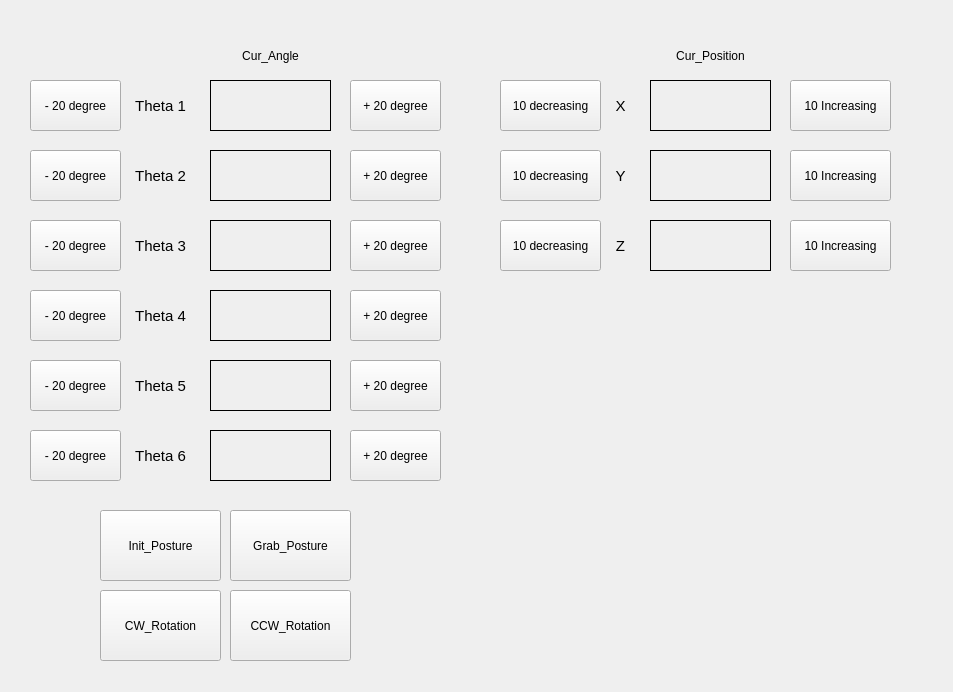
<?xml version="1.0" encoding="UTF-8"?>
<ui version="4.0">
 <class>MainWindowDesign</class>
 <widget class="QMainWindow" name="MainWindowDesign">
  <property name="geometry">
   <rect>
    <x>0</x>
    <y>0</y>
    <width>953</width>
    <height>692</height>
   </rect>
  </property>
  <property name="windowTitle">
   <string>QRosApp</string>
  </property>
  <property name="windowIcon">
   <iconset>
    <normaloff>:/images/icon.png</normaloff>:/images/icon.png</iconset>
  </property>
  <property name="locale">
   <locale language="English" country="Australia"/>
  </property>
  <widget class="QWidget" name="centralwidget">
   <widget class="QLabel" name="label">
    <property name="geometry">
     <rect>
      <x>120</x>
      <y>90</y>
      <width>81</width>
      <height>31</height>
     </rect>
    </property>
    <property name="font">
     <font>
      <pointsize>11</pointsize>
     </font>
    </property>
    <property name="cursor">
     <cursorShape>ArrowCursor</cursorShape>
    </property>
    <property name="text">
     <string>Theta 1</string>
    </property>
    <property name="alignment">
     <set>Qt::AlignCenter</set>
    </property>
   </widget>
   <widget class="QLabel" name="Cur_Theta1">
    <property name="geometry">
     <rect>
      <x>210</x>
      <y>80</y>
      <width>121</width>
      <height>51</height>
     </rect>
    </property>
    <property name="frameShape">
     <enum>QFrame::Box</enum>
    </property>
    <property name="text">
     <string/>
    </property>
   </widget>
   <widget class="QLabel" name="Cur_Theta2">
    <property name="geometry">
     <rect>
      <x>210</x>
      <y>150</y>
      <width>121</width>
      <height>51</height>
     </rect>
    </property>
    <property name="frameShape">
     <enum>QFrame::Box</enum>
    </property>
    <property name="text">
     <string/>
    </property>
   </widget>
   <widget class="QLabel" name="Cur_Theta3">
    <property name="geometry">
     <rect>
      <x>210</x>
      <y>220</y>
      <width>121</width>
      <height>51</height>
     </rect>
    </property>
    <property name="frameShape">
     <enum>QFrame::Box</enum>
    </property>
    <property name="text">
     <string/>
    </property>
   </widget>
   <widget class="QLabel" name="label_21">
    <property name="geometry">
     <rect>
      <x>220</x>
      <y>40</y>
      <width>101</width>
      <height>31</height>
     </rect>
    </property>
    <property name="toolTip">
     <string>&lt;html&gt;&lt;head/&gt;&lt;body&gt;&lt;p&gt;&lt;br/&gt;&lt;/p&gt;&lt;/body&gt;&lt;/html&gt;</string>
    </property>
    <property name="text">
     <string>Cur_Angle</string>
    </property>
    <property name="alignment">
     <set>Qt::AlignCenter</set>
    </property>
   </widget>
   <widget class="QLabel" name="Cur_Theta4">
    <property name="geometry">
     <rect>
      <x>210</x>
      <y>290</y>
      <width>121</width>
      <height>51</height>
     </rect>
    </property>
    <property name="frameShape">
     <enum>QFrame::Box</enum>
    </property>
    <property name="text">
     <string/>
    </property>
   </widget>
   <widget class="QLabel" name="Cur_Theta5">
    <property name="geometry">
     <rect>
      <x>210</x>
      <y>360</y>
      <width>121</width>
      <height>51</height>
     </rect>
    </property>
    <property name="frameShape">
     <enum>QFrame::Box</enum>
    </property>
    <property name="text">
     <string/>
    </property>
   </widget>
   <widget class="QLabel" name="Cur_Theta6">
    <property name="geometry">
     <rect>
      <x>210</x>
      <y>430</y>
      <width>121</width>
      <height>51</height>
     </rect>
    </property>
    <property name="frameShape">
     <enum>QFrame::Box</enum>
    </property>
    <property name="text">
     <string/>
    </property>
   </widget>
   <widget class="QPushButton" name="btn_init">
    <property name="enabled">
     <bool>true</bool>
    </property>
    <property name="geometry">
     <rect>
      <x>100</x>
      <y>510</y>
      <width>121</width>
      <height>71</height>
     </rect>
    </property>
    <property name="baseSize">
     <size>
      <width>0</width>
      <height>0</height>
     </size>
    </property>
    <property name="text">
     <string>Init_Posture</string>
    </property>
   </widget>
   <widget class="QPushButton" name="btn_grab">
    <property name="geometry">
     <rect>
      <x>230</x>
      <y>510</y>
      <width>121</width>
      <height>71</height>
     </rect>
    </property>
    <property name="text">
     <string>Grab_Posture</string>
    </property>
   </widget>
   <widget class="QPushButton" name="pushButton">
    <property name="geometry">
     <rect>
      <x>100</x>
      <y>590</y>
      <width>121</width>
      <height>71</height>
     </rect>
    </property>
    <property name="text">
     <string>CW_Rotation</string>
    </property>
   </widget>
   <widget class="QPushButton" name="pushButton_2">
    <property name="geometry">
     <rect>
      <x>230</x>
      <y>590</y>
      <width>121</width>
      <height>71</height>
     </rect>
    </property>
    <property name="text">
     <string>CCW_Rotation</string>
    </property>
   </widget>
   <widget class="QLabel" name="label_2">
    <property name="geometry">
     <rect>
      <x>120</x>
      <y>160</y>
      <width>81</width>
      <height>31</height>
     </rect>
    </property>
    <property name="font">
     <font>
      <pointsize>11</pointsize>
     </font>
    </property>
    <property name="cursor">
     <cursorShape>ArrowCursor</cursorShape>
    </property>
    <property name="text">
     <string>Theta 2</string>
    </property>
    <property name="alignment">
     <set>Qt::AlignCenter</set>
    </property>
   </widget>
   <widget class="QLabel" name="label_3">
    <property name="geometry">
     <rect>
      <x>120</x>
      <y>230</y>
      <width>81</width>
      <height>31</height>
     </rect>
    </property>
    <property name="font">
     <font>
      <pointsize>11</pointsize>
     </font>
    </property>
    <property name="cursor">
     <cursorShape>ArrowCursor</cursorShape>
    </property>
    <property name="text">
     <string>Theta 3</string>
    </property>
    <property name="alignment">
     <set>Qt::AlignCenter</set>
    </property>
   </widget>
   <widget class="QLabel" name="label_4">
    <property name="geometry">
     <rect>
      <x>120</x>
      <y>300</y>
      <width>81</width>
      <height>31</height>
     </rect>
    </property>
    <property name="font">
     <font>
      <pointsize>11</pointsize>
     </font>
    </property>
    <property name="cursor">
     <cursorShape>ArrowCursor</cursorShape>
    </property>
    <property name="text">
     <string>Theta 4</string>
    </property>
    <property name="alignment">
     <set>Qt::AlignCenter</set>
    </property>
   </widget>
   <widget class="QLabel" name="label_5">
    <property name="geometry">
     <rect>
      <x>120</x>
      <y>370</y>
      <width>81</width>
      <height>31</height>
     </rect>
    </property>
    <property name="font">
     <font>
      <pointsize>11</pointsize>
     </font>
    </property>
    <property name="cursor">
     <cursorShape>ArrowCursor</cursorShape>
    </property>
    <property name="text">
     <string>Theta 5</string>
    </property>
    <property name="alignment">
     <set>Qt::AlignCenter</set>
    </property>
   </widget>
   <widget class="QLabel" name="label_6">
    <property name="geometry">
     <rect>
      <x>120</x>
      <y>440</y>
      <width>81</width>
      <height>31</height>
     </rect>
    </property>
    <property name="font">
     <font>
      <pointsize>11</pointsize>
     </font>
    </property>
    <property name="cursor">
     <cursorShape>ArrowCursor</cursorShape>
    </property>
    <property name="text">
     <string>Theta 6</string>
    </property>
    <property name="alignment">
     <set>Qt::AlignCenter</set>
    </property>
   </widget>
   <widget class="QPushButton" name="pushButton_Theta1_plus">
    <property name="geometry">
     <rect>
      <x>350</x>
      <y>80</y>
      <width>91</width>
      <height>51</height>
     </rect>
    </property>
    <property name="text">
     <string>+ 20 degree</string>
    </property>
   </widget>
   <widget class="QPushButton" name="pushButton_Theta1_minus">
    <property name="geometry">
     <rect>
      <x>30</x>
      <y>80</y>
      <width>91</width>
      <height>51</height>
     </rect>
    </property>
    <property name="text">
     <string>- 20 degree</string>
    </property>
   </widget>
   <widget class="QPushButton" name="pushButton_Theta2_plus">
    <property name="geometry">
     <rect>
      <x>350</x>
      <y>150</y>
      <width>91</width>
      <height>51</height>
     </rect>
    </property>
    <property name="text">
     <string>+ 20 degree</string>
    </property>
   </widget>
   <widget class="QPushButton" name="pushButton_Theta2_minus">
    <property name="geometry">
     <rect>
      <x>30</x>
      <y>150</y>
      <width>91</width>
      <height>51</height>
     </rect>
    </property>
    <property name="text">
     <string>- 20 degree</string>
    </property>
   </widget>
   <widget class="QPushButton" name="pushButton_Theta3_minus">
    <property name="geometry">
     <rect>
      <x>30</x>
      <y>220</y>
      <width>91</width>
      <height>51</height>
     </rect>
    </property>
    <property name="text">
     <string>- 20 degree</string>
    </property>
   </widget>
   <widget class="QPushButton" name="pushButton_Theta4_minus">
    <property name="geometry">
     <rect>
      <x>30</x>
      <y>290</y>
      <width>91</width>
      <height>51</height>
     </rect>
    </property>
    <property name="text">
     <string>- 20 degree</string>
    </property>
   </widget>
   <widget class="QPushButton" name="pushButton_Thetar5_minus">
    <property name="geometry">
     <rect>
      <x>30</x>
      <y>360</y>
      <width>91</width>
      <height>51</height>
     </rect>
    </property>
    <property name="text">
     <string>- 20 degree</string>
    </property>
   </widget>
   <widget class="QPushButton" name="pushButton_Theta6_minus">
    <property name="geometry">
     <rect>
      <x>30</x>
      <y>430</y>
      <width>91</width>
      <height>51</height>
     </rect>
    </property>
    <property name="text">
     <string>- 20 degree</string>
    </property>
   </widget>
   <widget class="QPushButton" name="pushButton_Theta3_plus">
    <property name="geometry">
     <rect>
      <x>350</x>
      <y>220</y>
      <width>91</width>
      <height>51</height>
     </rect>
    </property>
    <property name="text">
     <string>+ 20 degree</string>
    </property>
   </widget>
   <widget class="QPushButton" name="pushButton_Theta4_plus">
    <property name="geometry">
     <rect>
      <x>350</x>
      <y>290</y>
      <width>91</width>
      <height>51</height>
     </rect>
    </property>
    <property name="text">
     <string>+ 20 degree</string>
    </property>
   </widget>
   <widget class="QPushButton" name="pushButton_Theta5_plus">
    <property name="geometry">
     <rect>
      <x>350</x>
      <y>360</y>
      <width>91</width>
      <height>51</height>
     </rect>
    </property>
    <property name="text">
     <string>+ 20 degree</string>
    </property>
   </widget>
   <widget class="QPushButton" name="pushButton_Theta6_plus">
    <property name="geometry">
     <rect>
      <x>350</x>
      <y>430</y>
      <width>91</width>
      <height>51</height>
     </rect>
    </property>
    <property name="text">
     <string>+ 20 degree</string>
    </property>
   </widget>
   <widget class="QLabel" name="Cur_Y">
    <property name="geometry">
     <rect>
      <x>650</x>
      <y>150</y>
      <width>121</width>
      <height>51</height>
     </rect>
    </property>
    <property name="frameShape">
     <enum>QFrame::Box</enum>
    </property>
    <property name="text">
     <string/>
    </property>
   </widget>
   <widget class="QLabel" name="Cur_Z">
    <property name="geometry">
     <rect>
      <x>650</x>
      <y>220</y>
      <width>121</width>
      <height>51</height>
     </rect>
    </property>
    <property name="frameShape">
     <enum>QFrame::Box</enum>
    </property>
    <property name="text">
     <string/>
    </property>
   </widget>
   <widget class="QLabel" name="Cur_X">
    <property name="geometry">
     <rect>
      <x>650</x>
      <y>80</y>
      <width>121</width>
      <height>51</height>
     </rect>
    </property>
    <property name="frameShape">
     <enum>QFrame::Box</enum>
    </property>
    <property name="text">
     <string/>
    </property>
   </widget>
   <widget class="QLabel" name="label_22">
    <property name="geometry">
     <rect>
      <x>660</x>
      <y>40</y>
      <width>101</width>
      <height>31</height>
     </rect>
    </property>
    <property name="toolTip">
     <string>&lt;html&gt;&lt;head/&gt;&lt;body&gt;&lt;p&gt;&lt;br/&gt;&lt;/p&gt;&lt;/body&gt;&lt;/html&gt;</string>
    </property>
    <property name="text">
     <string>Cur_Position</string>
    </property>
    <property name="alignment">
     <set>Qt::AlignCenter</set>
    </property>
   </widget>
   <widget class="QLabel" name="label_7">
    <property name="geometry">
     <rect>
      <x>600</x>
      <y>90</y>
      <width>41</width>
      <height>31</height>
     </rect>
    </property>
    <property name="font">
     <font>
      <pointsize>11</pointsize>
     </font>
    </property>
    <property name="cursor">
     <cursorShape>ArrowCursor</cursorShape>
    </property>
    <property name="text">
     <string>X</string>
    </property>
    <property name="alignment">
     <set>Qt::AlignCenter</set>
    </property>
   </widget>
   <widget class="QLabel" name="label_8">
    <property name="geometry">
     <rect>
      <x>600</x>
      <y>160</y>
      <width>41</width>
      <height>31</height>
     </rect>
    </property>
    <property name="font">
     <font>
      <pointsize>11</pointsize>
     </font>
    </property>
    <property name="cursor">
     <cursorShape>ArrowCursor</cursorShape>
    </property>
    <property name="text">
     <string>Y</string>
    </property>
    <property name="alignment">
     <set>Qt::AlignCenter</set>
    </property>
   </widget>
   <widget class="QLabel" name="label_9">
    <property name="geometry">
     <rect>
      <x>600</x>
      <y>230</y>
      <width>41</width>
      <height>31</height>
     </rect>
    </property>
    <property name="font">
     <font>
      <pointsize>11</pointsize>
     </font>
    </property>
    <property name="cursor">
     <cursorShape>ArrowCursor</cursorShape>
    </property>
    <property name="text">
     <string>Z</string>
    </property>
    <property name="alignment">
     <set>Qt::AlignCenter</set>
    </property>
   </widget>
   <widget class="QPushButton" name="pushButton_X_plus">
    <property name="geometry">
     <rect>
      <x>790</x>
      <y>80</y>
      <width>101</width>
      <height>51</height>
     </rect>
    </property>
    <property name="text">
     <string>10 Increasing</string>
    </property>
   </widget>
   <widget class="QPushButton" name="pushButton_X_minus">
    <property name="geometry">
     <rect>
      <x>500</x>
      <y>80</y>
      <width>101</width>
      <height>51</height>
     </rect>
    </property>
    <property name="text">
     <string>10 decreasing</string>
    </property>
   </widget>
   <widget class="QPushButton" name="pushButton_Y_plus">
    <property name="geometry">
     <rect>
      <x>790</x>
      <y>150</y>
      <width>101</width>
      <height>51</height>
     </rect>
    </property>
    <property name="text">
     <string>10 Increasing</string>
    </property>
   </widget>
   <widget class="QPushButton" name="pushButton_Y_minus">
    <property name="geometry">
     <rect>
      <x>500</x>
      <y>150</y>
      <width>101</width>
      <height>51</height>
     </rect>
    </property>
    <property name="text">
     <string>10 decreasing</string>
    </property>
   </widget>
   <widget class="QPushButton" name="pushButton_Z_plus">
    <property name="geometry">
     <rect>
      <x>790</x>
      <y>220</y>
      <width>101</width>
      <height>51</height>
     </rect>
    </property>
    <property name="text">
     <string>10 Increasing</string>
    </property>
   </widget>
   <widget class="QPushButton" name="pushButton_Z_minus">
    <property name="geometry">
     <rect>
      <x>500</x>
      <y>220</y>
      <width>101</width>
      <height>51</height>
     </rect>
    </property>
    <property name="text">
     <string>10 decreasing</string>
    </property>
   </widget>
  </widget>
  <action name="action_Quit">
   <property name="text">
    <string>&amp;Quit</string>
   </property>
   <property name="shortcut">
    <string>Ctrl+Q</string>
   </property>
   <property name="shortcutContext">
    <enum>Qt::ApplicationShortcut</enum>
   </property>
  </action>
  <action name="action_Preferences">
   <property name="text">
    <string>&amp;Preferences</string>
   </property>
  </action>
  <action name="actionAbout">
   <property name="text">
    <string>&amp;About</string>
   </property>
  </action>
  <action name="actionAbout_Qt">
   <property name="text">
    <string>About &amp;Qt</string>
   </property>
  </action>
 </widget>
 <resources/>
 <connections>
  <connection>
   <sender>action_Quit</sender>
   <signal>triggered()</signal>
   <receiver>MainWindowDesign</receiver>
   <slot>close()</slot>
   <hints>
    <hint type="sourcelabel">
     <x>-1</x>
     <y>-1</y>
    </hint>
    <hint type="destinationlabel">
     <x>399</x>
     <y>299</y>
    </hint>
   </hints>
  </connection>
 </connections>
</ui>
